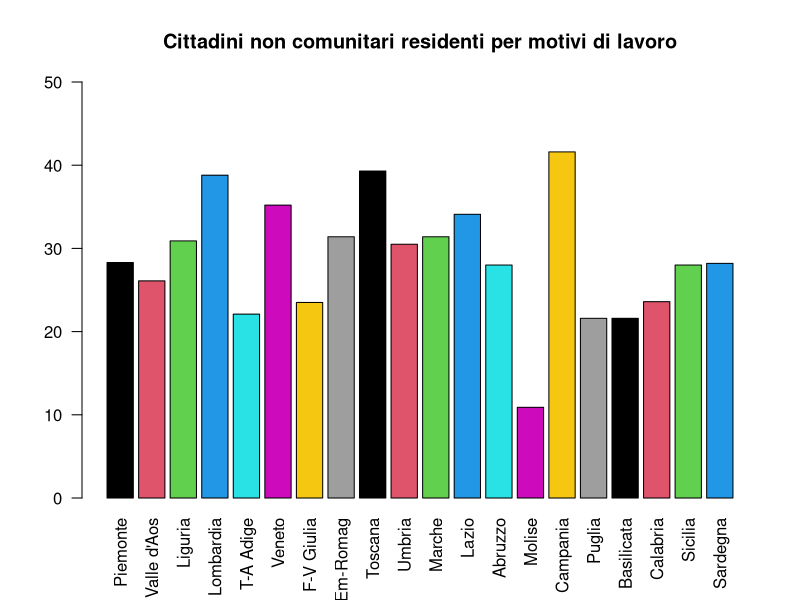
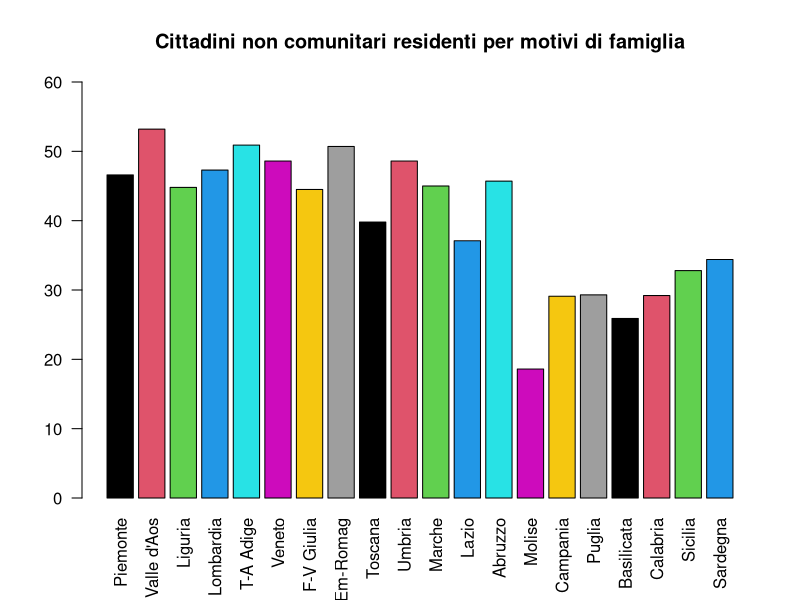
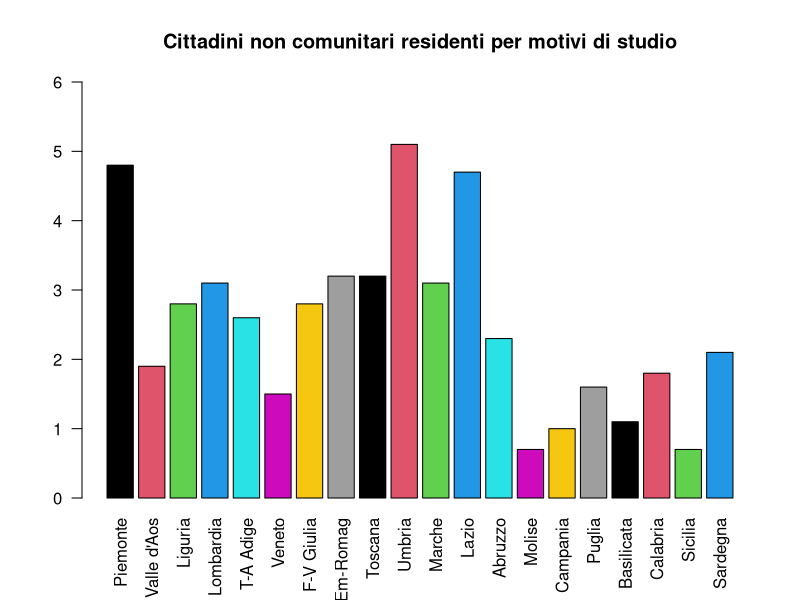
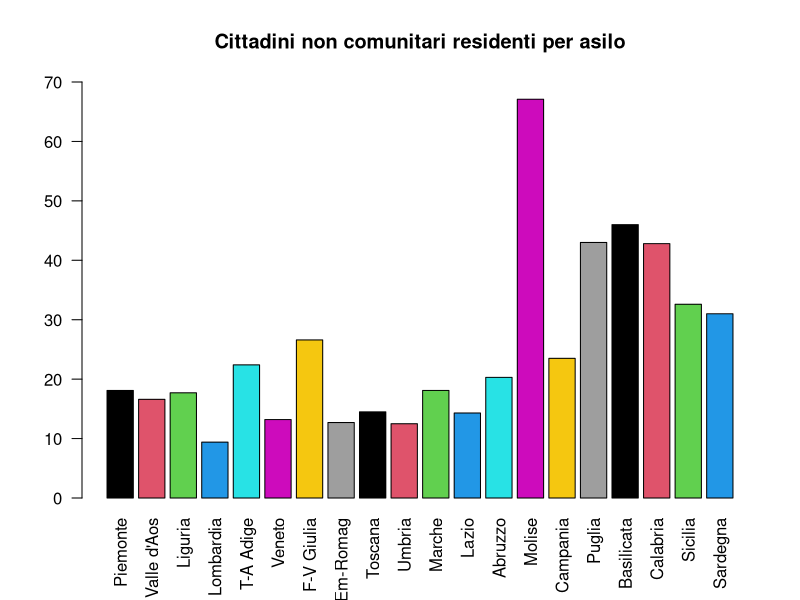
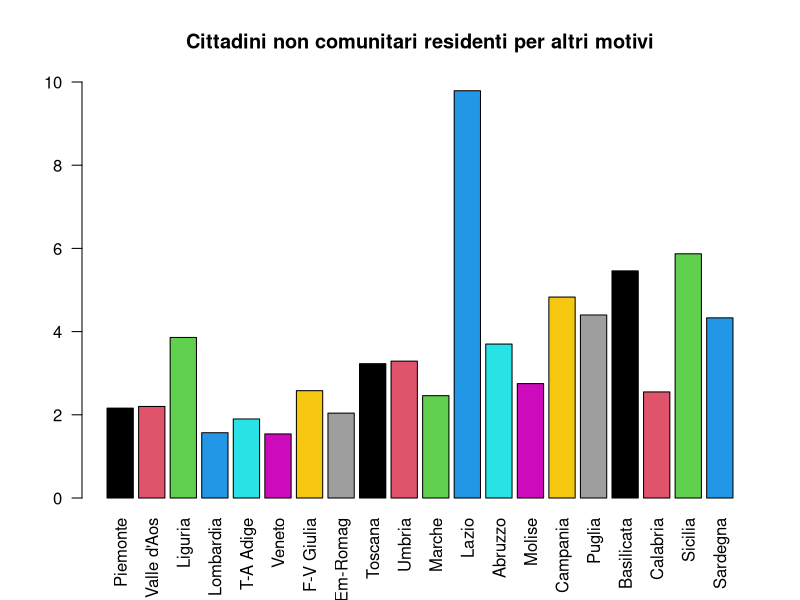
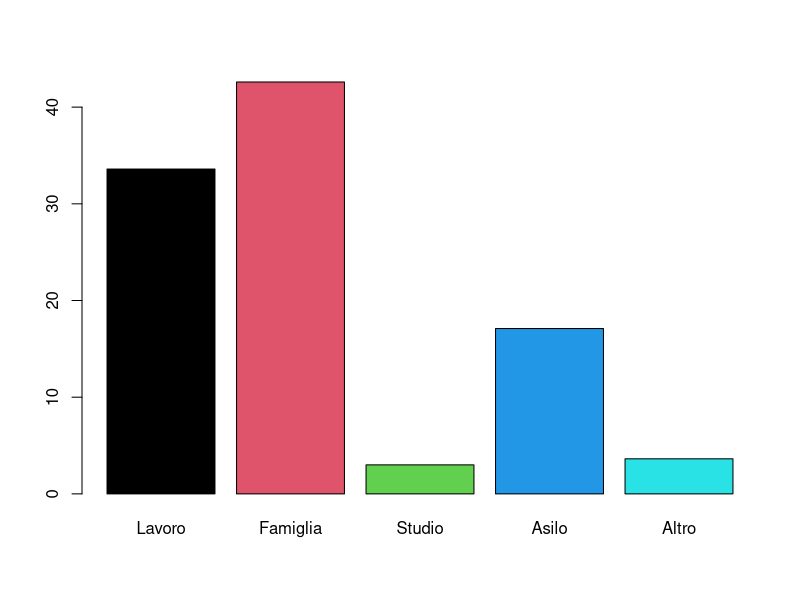
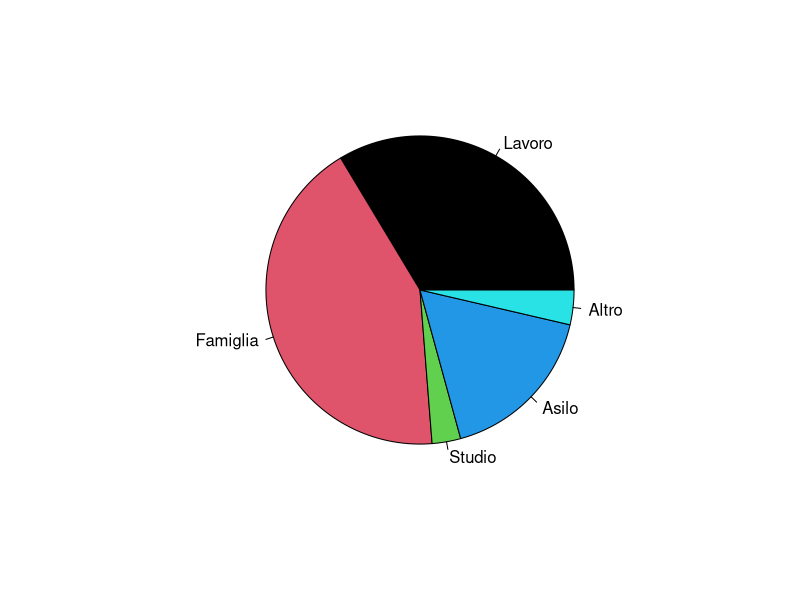
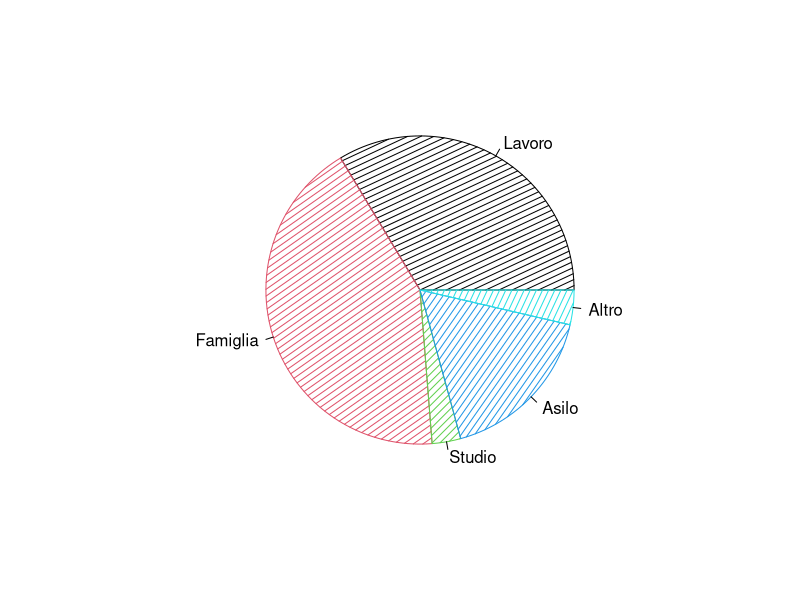

The R source for these figures, in order:
## ---- chunk 1
lavoro <- c(28.3, 26.1, 30.9, 38.8, 22.1, 35.2, 23.5, 31.4, 39.3, 30.5,
            31.4, 34.1, 28.0, 10.9, 41.6, 21.6, 21.6, 23.6, 28.0, 28.2)
famiglia <- c(46.6, 53.2, 44.8, 47.3, 50.9, 48.6, 44.5, 50.7, 39.8, 48.6, 
              45.0, 37.1, 45.7, 18.6, 29.1, 29.3, 25.9, 29.2, 32.8, 34.4)
studio <- c(4.8, 1.9, 2.8, 3.1, 2.6, 1.5, 2.8, 3.2, 3.2, 5.1, 3.1, 4.7, 
            2.3, 0.7, 1.0, 1.6, 1.1, 1.8, 0.7, 2.1)
asilo <- c(18.1, 16.6, 17.7, 9.4, 22.4, 13.2, 26.6, 12.7, 14.5, 12.5, 18.1,
           14.3, 20.3, 67.1, 23.5, 43.0, 46.0, 42.8, 32.6, 31.0)
altro <- c(2.16, 2.20, 3.86, 1.57, 1.90, 1.54, 2.58, 2.04, 3.23, 3.29, 2.46,
           9.79, 3.70, 2.75, 4.83, 4.40, 5.46, 2.55, 5.87, 4.33)
## ---- chunk 2
tabella <- cbind(lavoro, famiglia, studio, asilo, altro)
## ---- chunk 3
rownames(tabella) <- c("Piemonte", "Valle d'Aos", "Liguria",
                       "Lombardia", "T-A Adige","Veneto", 
                       "F-V Giulia", "Em-Romag", "Toscana", 
                       "Umbria", "Marche", "Lazio", "Abruzzo", 
                       "Molise", "Campania", "Puglia", 
                       "Basilicata", "Calabria", "Sicilia", "Sardegna")
tabella
## ---- chunk 4
classi <- c(0, 15, 20, 30, 50, 70)
## ---- chunk 5
table(cut(lavoro, classi))
## ---- chunk 6
table(cut(famiglia, classi))
## ---- chunk 7
table(cut(studio, classi))
## ---- chunk 8
table(cut(asilo, classi))
## ---- chunk 9
table(cut(altro, classi))
## ---- chunk 10
table(cut(lavoro, classi))/length(lavoro)
## ---- chunk 11
table(cut(famiglia, classi))/length(famiglia)
## ---- chunk 12
table(cut(studio, classi))/length(studio)
## ---- chunk 13
table(cut(asilo, classi))/length(asilo)
## ---- chunk 14
table(cut(altro, classi))/length(altro)
## ---- chunk 15
cumsum(table(cut(lavoro, classi)))
## ---- chunk 16
cumsum(table(cut(famiglia, classi)))
## ---- chunk 17
cumsum(table(cut(studio, classi)))
## ---- chunk 18
cumsum(table(cut(asilo, classi)))
## ---- chunk 19
cumsum(table(cut(altro, classi)))
## ---- chunk 20
cumsum(table(cut(lavoro, classi))/length(lavoro))

## ---- chunk 21
cumsum(table(cut(famiglia, classi))/length(famiglia))

## ---- chunk 22
cumsum(table(cut(studio, classi))/length(studio))

## ---- chunk 23
cumsum(table(cut(asilo, classi))/length(asilo))

## ---- chunk 24
cumsum(table(cut(altro, classi))/length(altro))

## ---- chunk 25
barplot(tabella[,1], col=1:20, ylim = c(0, 50), las=2, 
        main = "Cittadini non comunitari residenti per motivi di lavoro")
## ---- chunk 26
barplot(tabella[,2], col=1:20, ylim = c(0,60), las=2, 
        main = "Cittadini non comunitari residenti per motivi di famiglia")
## ---- chunk 27
barplot(tabella[,3], col=1:20, ylim = c(0,6), las=2, 
        main = "Cittadini non comunitari residenti per motivi di studio")
## ---- chunk 28
barplot(tabella[,4], col=1:20, ylim = c(0,70), las=2, 
        main = "Cittadini non comunitari residenti per asilo")
## ---- chunk 29
barplot(tabella[,5], col=1:20, ylim = c(0,10), las=2, 
        main = "Cittadini non comunitari residenti per altri motivi")
## ---- chunk 30
italia <- rbind(c(33.6, 42.6, 3.0, 17.1, 3.63))
colnames(italia) <- c("Lavoro", "Famiglia", "Studio", "Asilo", "Altro") 
barplot(italia[1,], col = 1:5)
## ---- chunk 31
pie(italia[1,], col=1:5)
## ---- chunk 32
pie(italia[1,], density = 18, angle= 15+10*(1:5), col = 1:5)
## ---- chunk 33
tabella[,4,drop=FALSE]
## ---- chunk 34
ordinata <- tabella[order(asilo, decreasing=TRUE),4 , drop = FALSE]
ordinata
## ---- chunk 35
asilo_freqRel <- ordinata[,1]/sum(asilo)
asilo_freqRelCum <- cumsum(asilo_freqRel)
asilo_freqRelCum
## ---- chunk 36
pareto <- barplot(asilo_freqRel, ylim = c(0,1.1), col=1:20, las=2)
lines(pareto, asilo_freqRelCum, type = "b", pch=16)
text(pareto-0.01, asilo_freqRelCum+0.03, paste(format(asilo_freqRelCum *100, digits=2), "%"))
## ---- chunk 37
plot(lavoro, col="blue", ylim = c(8,50), xlab = "Regioni", ylab="Tasso per lavoro")
## ---- chunk 38
plot(lavoro, col="blue", ylim = c(8,50), xlab = "Regioni", ylab="Tasso per lavoro")
lines(lavoro, col="red")
## ---- chunk 39
plot(lavoro, pch="*", ylim = c(0, 90), col="blue", ylab="Tasso", xlab="Indici regioni")
points(famiglia, pch="+", col="red")
points(studio, pch="x", col="green")
points(asilo, pch="o", col="magenta")
points(altro, pch="-", col="black")

legend(1, 90, c("lavoro", "famiglia", "studio", "asilo", "altro"), pch=c("*","+", "x", "o", "-"),
        col = c("blue", "red", "green", "magenta", "black"), ncol = 3)

## ---- chunk 40
h <- hist(famiglia, freq = TRUE, col = 1:5, main="Istogramma per motivi di famiglia", ylab="Frequenza assoluta classi", xlab = "Classi")
## ---- chunk 41
str(h)
## ---- chunk 42
fr <- h$density * 5
fr
## ---- chunk 43
h <- hist(famiglia, freq = TRUE, col = 1:5, main="Istogramma per motivi di famiglia", ylab="Frequenza assoluta classi", xlab = "Classi", breaks = classi)
## ---- chunk 44
quantile(lavoro)
## ---- chunk 45
summary(lavoro)
## ---- chunk 46
boxplot(lavoro, col = "orange", main="Boxplot tasso cittadini non comunitari residenti per motivi di lavoro")
## ---- chunk 47
quantile(famiglia)
## ---- chunk 48
summary(famiglia)
## ---- chunk 49
boxplot(famiglia, col = "red", main="Boxplot tasso cittadini non comunitari residenti per motivi di famiglia")
## ---- chunk 50
quantile(studio)
## ---- chunk 51
summary(studio)
## ---- chunk 52
boxplot(studio, col = "green", main="Boxplot tasso cittadini non comunitari residenti per motivi di studio")
## ---- chunk 53
quantile(asilo)
## ---- chunk 54
summary(asilo)
## ---- chunk 55
boxplot(asilo, col = "yellow",main="Boxplot tasso cittadini non comunitari residenti per motivi di asilo")
## ---- chunk 56
quantile(altro)
## ---- chunk 57
summary(altro)
## ---- chunk 58
boxplot(altro, col = "purple", main="Boxplot tasso cittadini non comunitari residenti per altri motivi")
## ---- chunk 59
boxplot(lavoro, famiglia, studio, asilo, altro, col = c("orange","red","green","yellow", "purple"), names = c("lavoro", "famiglia", "studio", "asilo", "altro"))
## ---- chunk 60
motivi <- data.frame(lavoro, famiglia, studio, asilo, altro)
## ---- chunk 61
pairs(motivi, main="Scatterplot per le coppie di variabili")
## ---- chunk 62
plot(motivi$lavoro, motivi$famiglia, xlab="Lavoro", ylab="Famiglia", main="Motivi di lavoro in relazione ai motivi di famiglia")
## ---- chunk 63
plot(ecdf(famiglia), main = "Funzione di distribuzione empirica discreta")
## ---- chunk 64
plot(ecdf(round(studio, digits = 0)), main="Funzione di distribuzione empirica discreta", col="red")
## ---- chunk 65
classi_empiriche <- c(0,15,25,30,35,40,45,50,55,60,70)

Ffamiglia <- cumsum(table(cut(famiglia, breaks=classi_empiriche, right =FALSE)))/length(famiglia)
Ffamiglia
## ---- chunk 66
Ffamiglia <- c(0, Ffamiglia)
plot(classi_empiriche, Ffamiglia, type = "b", axes = FALSE, main = "Funzione di distribuzione empirica continua", ylab ="Funzione", xlab = "Classi", col = "red")
axis(1, classi_empiriche)
axis(2, format(Ffamiglia, digits=2))
box()
## ---- chunk 67
Flavoro <- cumsum(table(cut(lavoro, breaks=classi_empiriche, right =FALSE)))/length(lavoro)
Flavoro <- c(0, Flavoro)
plot(classi_empiriche, Flavoro, type = "b", axes = FALSE, main = "Funzione di distribuzione empirica continua", ylab ="Funzione", xlab = "Classi", col = "red")
axis(1, classi_empiriche)
axis(2, format(Flavoro, digits=2))
box()
## ---- chunk 68
Fasilo <- cumsum(table(cut(asilo, breaks=classi_empiriche, right =FALSE)))/length(asilo)
Fasilo <- c(0, Fasilo)
plot(classi_empiriche, Fasilo, type = "b", axes = FALSE, main = "Funzione di distribuzione empirica continua", ylab ="Funzione", xlab = "Classi", col = "red")
axis(1, classi_empiriche)
axis(2, format(Fasilo, digits=2))
box()
## ---- chunk 69
classi_empiriche1 <- c(0,2,4,6,8,10)
Fstudio <- cumsum(table(cut(studio, breaks=classi_empiriche1, right =FALSE)))/length(studio)
Fstudio <- c(0, Fstudio)
plot(classi_empiriche1, Fstudio, type = "b", axes = FALSE, main = "Funzione di distribuzione empirica continua", ylab ="Funzione", xlab = "Classi", col = "red")
axis(1, classi_empiriche1)
axis(2, format(Fstudio, digits=2))
box()
## ---- chunk 70
Faltro <- cumsum(table(cut(altro, breaks=classi_empiriche1, right =FALSE)))/length(altro)
Faltro <- c(0, Faltro)
plot(classi_empiriche1, Faltro, type = "b", axes = FALSE, main = "Funzione di distribuzione empirica continua", ylab ="Funzione", xlab = "Classi", col = "red")
axis(1, classi_empiriche1)
axis(2, format(Faltro, digits=2))
box()
## ---- chunk 71
mean(lavoro)
## ---- chunk 72
mean(famiglia)

## ---- chunk 73
mean(studio)
## ---- chunk 74
mean(asilo)
## ---- chunk 75
mean(altro)
## ---- chunk 76
median(lavoro)
## ---- chunk 77
median(famiglia)
## ---- chunk 78
median(studio)
## ---- chunk 79
median(asilo)
## ---- chunk 80
median(altro)
## ---- chunk 81
moda <- function(v){
  y<-table(v)
  z<-which(y==max(y))
  return(c(z))
}
## ---- chunk 82
moda(lavoro)
## ---- chunk 83
moda(famiglia)
## ---- chunk 84
moda(studio)
## ---- chunk 85
moda(asilo)
## ---- chunk 86
moda(altro)
## ---- chunk 87
par(mfrow = c(2,2))
plot(classi_empiriche, Flavoro, type="b", main="Funzione di distribuzione empirica discreta di lavoro", col="red")
abline(h=0.5, lty=2, col="blue")
plot(classi_empiriche, Ffamiglia, type="b", main="Funzione di distribuzione empirica discreta di famiglia", col="red")
abline(h=0.5, lty=2, col="blue")
plot(classi_empiriche, Fasilo, type="b", main="Funzione di distribuzione empirica discreta di asilo", col="red")
abline(h=0.5, lty=2, col="blue")
plot(classi_empiriche1, Fstudio, type="b", main="Funzione di distribuzione empirica discreta di studio", col="red")
abline(h=0.5, lty=2, col="blue")
plot(classi_empiriche1, Faltro, type="b", main="Funzione di distribuzione empirica discreta di altro", col="red")
abline(h=0.5, lty=2, col="blue")
## ---- chunk 88
quantile(lavoro, 0.5, type=1)
## ---- chunk 89
quantile(famiglia, 0.5, type=1)
## ---- chunk 90
quantile(studio, 0.5, type=1)
## ---- chunk 91
quantile(asilo, 0.5, type=1)
## ---- chunk 92
quantile(altro, 0.5, type=1)
## ---- chunk 93
quantile(lavoro)
## ---- chunk 94
quantile(famiglia)
## ---- chunk 95
quantile(studio)
## ---- chunk 96
quantile(asilo)
## ---- chunk 97
quantile(altro)
## ---- chunk 98
tipiquartili <- function(x){
  y<-numeric(0)
  for(i in 1:9){
    y<-rbind(y, c(quantile(x, 0, type=i), quantile(x, 0.25, type=i), quantile(x, 0.5, type=i), quantile(x, 0.75, type=i), quantile(x, 1, type=i)))
  }
  rownames(y) <- paste("type", 1:9)
  y
}
tipiquartili(famiglia)
## ---- chunk 99
var(lavoro)
## ---- chunk 100
var(famiglia)
## ---- chunk 101
var(studio)
## ---- chunk 102
var(asilo)
## ---- chunk 103
var(altro)
## ---- chunk 104
sd(lavoro)
## ---- chunk 105
sd(famiglia)
## ---- chunk 106
sd(studio)
## ---- chunk 107
sd(asilo)
## ---- chunk 108
sd(altro)
## ---- chunk 109
cv <- function(x){
  sd(x)/abs(mean(x))
}
## ---- chunk 110
cv(lavoro)
## ---- chunk 111
cv(famiglia)
## ---- chunk 112
cv(studio)
## ---- chunk 113
cv(asilo)
## ---- chunk 114
cv(altro)
## ---- chunk 115
skw <- function(x){
  n <- length(x)
  m2 <- (n-1)*var(x)/n
  m3 <- (sum((x-mean(x))^3))/n
  m3/(m2^1.5)
}
## ---- chunk 116
skw(lavoro)
## ---- chunk 117
skw(famiglia)
## ---- chunk 118
skw(studio)
## ---- chunk 119
skw(asilo)
## ---- chunk 120
skw(altro)
## ---- chunk 121
curt <- function(x){
  n<-length(x)
  m2<-(n-1)*var(x)/n
  m4<-(sum((x-mean(x))^4))/n
  m4/(m2^2) - 3
}
## ---- chunk 122
curt(lavoro)
## ---- chunk 123
curt(famiglia)
## ---- chunk 124
curt(studio)
## ---- chunk 125
curt(asilo)
## ---- chunk 126
curt(altro)
## ---- chunk 127
plot(famiglia, asilo, main="Asilo in funzione di famiglia", xlab="Famiglia", ylab = "Asilo")
abline(v=median(famiglia), lty=1, col="magenta")
abline(v=mean(famiglia), lty=2, col="blue")
abline(h=median(asilo), lty=1, col="magenta")
abline(h=mean(asilo), lty=2, col="blue")
## ---- chunk 128
cov(famiglia, asilo)
## ---- chunk 129
cor(famiglia, asilo)
## ---- chunk 130
plot(famiglia, asilo, main = "Retta di regressione", xlab="Famiglia", ylab="Asilo", col="red")
abline(lm(asilo~famiglia), col="blue")
## ---- chunk 131
beta <- (sd(asilo)/sd(famiglia)) * cor(famiglia,asilo)
alpha <- mean(asilo) - beta*mean(famiglia)

c(alpha,beta)
## ---- chunk 132
linearmodel <- lm(asilo~famiglia)
linearmodel
## ---- chunk 133
fitted(lm(asilo~famiglia))
## ---- chunk 134
resid(lm(asilo~famiglia))
## ---- chunk 135
linearmodel$residuals
## ---- chunk 136
median(linearmodel$residuals)
## ---- chunk 137
var(linearmodel$residuals)
## ---- chunk 138
sd(linearmodel$residuals)
## ---- chunk 139
plot(famiglia, asilo, main = "Retta di regressione", xlab="Famiglia", ylab="Asilo", col="red")
abline(lm(asilo~famiglia), col="blue")
stime <- fitted(lm(asilo~famiglia))
segments(famiglia, stime, famiglia, asilo, col="magenta")
## ---- chunk 140
residui <- resid(lm(asilo~famiglia))
plot(famiglia, residui, main = "Diagramma dei residui", xlab="Famiglia", ylab="Residui", pch=9, col="red" )
abline(h=0, col="blue", lty=2)
## ---- chunk 141
residuistandard <- residui/sd(residui)
residuistandard
## ---- chunk 142
plot(stime, residuistandard, main = "Residui standard rispetto ai valori stimati", xlab="Valori stimati", ylab="Residui standard", pch=5, col="red")
abline(h=0, col="blue", lty=2)
## ---- chunk 143
(cor(famiglia, asilo))^2
## ---- chunk 144
summary(lm(asilo~famiglia))$r.square
## ---- chunk 145
cov(motivi)
## ---- chunk 146
cor(motivi)
## ---- chunk 147
multiplelinearmodel <- lm(lavoro ~ famiglia + studio + asilo + altro) 
multiplelinearmodel$coefficients
## ---- chunk 148
stimemult <- fitted(lm(lavoro ~ famiglia + studio + asilo + altro))
stimemult
## ---- chunk 149
residuimult <- resid(lm(lavoro ~ famiglia + studio + asilo + altro))
residuimult
## ---- chunk 150
median(multiplelinearmodel$residuals)
## ---- chunk 151
var(multiplelinearmodel$residuals)
## ---- chunk 152
sd(multiplelinearmodel$residuals)
## ---- chunk 153
residuimultstandard <- residuimult/sd(residuimult)
residuimultstandard
## ---- chunk 154
plot(stimemult,residuimultstandard, main="Residui standard rispetto ai valori stimati", ylab="Residui standard", xlab="Valori Stimati", pch=5, col="red")
abline(h=0, col="blue", lty=2)
## ---- chunk 155
summary(lm(lavoro ~ famiglia+studio+asilo+altro))$r.square
## ---- chunk 156
plot(lavoro, asilo, main="Scatterplot", xlab="Lavoro", ylab="Asilo")
## ---- chunk 157
summary(lm(asilo ~ lavoro))$r.square
## ---- chunk 158
pol <- lm(asilo~lavoro+I(lavoro^2))
pol
## ---- chunk 159

alphapol <- pol$coefficients[[1]]
betapol <- pol$coefficients[[2]]
gammapol <- pol$coefficients[[3]]

c(alphapol, betapol, gammapol)

## ---- chunk 160
summary(lm(asilo~lavoro+I(lavoro^2)))$r.square
## ---- chunk 161
plot(lavoro, asilo, main="Scatterplot con curva", xlab="Lavoro", ylab="Asilo", col = "red")
curve(alphapol+betapol*x+gammapol*x^2, add = TRUE)
## ---- chunk 162
tabellaScalata <- scale(tabella)
tabellaScalata
## ---- chunk 163
dist(tabella, method="euclidean", diag=FALSE, upper=FALSE)
## ---- chunk 164
x <- tabella[1:5, 1:5]
x
## ---- chunk 165
dist(x, method = "manhattan", diag = FALSE, upper=FALSE)
## ---- chunk 166
dist(x, method = "maximum", diag = FALSE, upper=FALSE)
## ---- chunk 167
dist(x, method = "minkowski", 4, diag = FALSE, upper=FALSE)
## ---- chunk 168
dist(x, method = "canberra", diag = FALSE, upper=FALSE)
## ---- chunk 169
km <- kmeans(tabella, centers = 4, iter.max = 25, nstart = 10)
km
## ---- chunk 170
km$totss
## ---- chunk 171
km$tot.withinss
## ---- chunk 172
km$betweenss
## ---- chunk 173
km$betweenss/km$totss
## ---- chunk 174
d<-dist(tabella, method="euclidean", diag = TRUE, upper = TRUE)
d2 <- d^2
tree <- hclust(d2, method = "centroid")
taglio <- cutree(tree, k = 4, h = NULL)
tagliolist <- list(taglio)
centroidiIniziali <- aggregate(tabella, tagliolist, mean)[,-1]
kmeans(tabella, centers = centroidiIniziali, iter.max = 25)
## ---- chunk 175
d <- dist(tabella, method = "euclidean", diag = TRUE, upper = FALSE)
hls <- hclust(d, method = "single")
str(hls)
## ---- chunk 176
plot(hls, hang = -1, xlab = "Metodo gerarchico agglomerativo", sub="del legame singolo")
axis(side = 4, at= round(c(0, hls$height), 2))
## ---- chunk 177
plot(c(0, hls$height), seq(20, 1), type = "b", main = "Screenplot", xlab = "Distanza di aggregazione", ylab = "Numero di cluster", col = "red")
## ---- chunk 178
hls$height
## ---- chunk 179
plot(hls, hang = -1, xlab = "Metodo gerarchico agglomerativo", sub="del legame singolo")
axis(side = 4, at= round(c(0, hls$height), 2))
rect.hclust(hls, k=2)
## ---- chunk 180
cutree(hls, k=2)
## ---- chunk 181
n <- nrow(tabella)
trHI <- (n-1) * sum(apply(tabella, 2, var))
trHI
## ---- chunk 182
d <- dist(tabella, method="euclidean", diag = TRUE, upper=TRUE)
d2<-d^2
tree <- hclust(d2, method = "single")
taglio <-cutree(tree, k=2, h=NULL)
num <- table(taglio)
tagliolist <- list(taglio)

agvar <- aggregate(tabella, tagliolist, var)[,-1]

trH1<-(num[[1]]-1) * sum(agvar[1,])
if(is.na(trH1))
  trH1 <- 0

trH2<-(num[[2]]-1) * sum(agvar[2,])
if(is.na(trH2))
  trH2 <- 0

trS <- trH1 + trH2

trB <- trHI-trH1-trH2
trB
trB/trHI
## ---- chunk 183
d <- dist(tabella, method="euclidean", diag = TRUE, upper=TRUE)
d2<-d^2
tree <- hclust(d2, method = "single")
taglio <-cutree(tree, k=3, h=NULL)
num <- table(taglio)
tagliolist <- list(taglio)

agvar <- aggregate(tabella, tagliolist, var)[,-1]

trH1<-(num[[1]]-1) * sum(agvar[1,])
if(is.na(trH1))
  trH1 <- 0

trH2<-(num[[2]]-1) * sum(agvar[2,])
if(is.na(trH2))
  trH2 <- 0

trH3<-(num[[3]]-1) * sum(agvar[3,])
if(is.na(trH3))
  trH3 <- 0

trS <- trH1 + trH2 + trH3 

trB <- trHI-trH1-trH2-trH3
trB/trHI
## ---- chunk 184
d <- dist(tabella, method="euclidean", diag = TRUE, upper=TRUE)
d2<-d^2
tree <- hclust(d2, method = "single")
taglio <-cutree(tree, k=4, h=NULL)
num <- table(taglio)
tagliolist <- list(taglio)

agvar <- aggregate(tabella, tagliolist, var)[,-1]

trH1<-(num[[1]]-1) * sum(agvar[1,])
if(is.na(trH1))
  trH1 <- 0

trH2<-(num[[2]]-1) * sum(agvar[2,])
if(is.na(trH2))
  trH2 <- 0

trH3<-(num[[3]]-1) * sum(agvar[3,])
if(is.na(trH3))
  trH3 <- 0

trH4<-(num[[4]]-1) * sum(agvar[4,])
if(is.na(trH4))
  trH4 <- 0

trS <- trH1 + trH2 + trH3 + trH4

trB <- trHI-trH1-trH2-trH3-trH4
trB/trHI
## ---- chunk 185
d <- dist(tabella, method = "euclidean", diag = TRUE, upper = FALSE)
hlc <- hclust(d, method = "complete")
str(hlc)
## ---- chunk 186
plot(hlc, hang = -1, xlab = "Metodo gerarchico agglomerativo", sub="del legame completo")
axis(side = 4, at= round(c(0, hlc$height), 2))
## ---- chunk 187
plot(c(0, hlc$height), seq(20, 1), type = "b", main = "Screenplot", xlab = "Distanza di aggregazione", ylab = "Numero di cluster", col = "red")
## ---- chunk 188
hlc$height
## ---- chunk 189
plot(hlc, hang = -1, xlab = "Metodo gerarchico agglomerativo", sub="del legame completo")
axis(side = 4, at= round(c(0, hlc$height), 2))
rect.hclust(hlc, k=2)
## ---- chunk 190
cutree(hlc, k=2)
## ---- chunk 191
d <- dist(tabella, method="euclidean", diag = TRUE, upper=TRUE)
d2<-d^2
tree <- hclust(d2, method = "complete")
taglio <-cutree(tree, k=2, h=NULL)
num <- table(taglio)
tagliolist <- list(taglio)

agvar <- aggregate(tabella, tagliolist, var)[,-1]

trH1<-(num[[1]]-1) * sum(agvar[1,])
if(is.na(trH1))
  trH1 <- 0

trH2<-(num[[2]]-1) * sum(agvar[2,])
if(is.na(trH2))
  trH2 <- 0

trS <- trH1 + trH2 

trB <- trHI-trH1-trH2
trB/trHI
## ---- chunk 192
d <- dist(tabella, method="euclidean", diag = TRUE, upper=TRUE)
d2<-d^2
tree <- hclust(d2, method = "complete")
taglio <-cutree(tree, k=3, h=NULL)
num <- table(taglio)
tagliolist <- list(taglio)

agvar <- aggregate(tabella, tagliolist, var)[,-1]

trH1<-(num[[1]]-1) * sum(agvar[1,])
if(is.na(trH1))
  trH1 <- 0

trH2<-(num[[2]]-1) * sum(agvar[2,])
if(is.na(trH2))
  trH2 <- 0

trH3<-(num[[3]]-1) * sum(agvar[3,])
if(is.na(trH3))
  trH3 <- 0

trS <- trH1 + trH2 + trH3 

trB <- trHI-trH1-trH2-trH3
trB/trHI
## ---- chunk 193
d <- dist(tabella, method="euclidean", diag = TRUE, upper=TRUE)
d2<-d^2
tree <- hclust(d2, method = "complete")
taglio <-cutree(tree, k=4, h=NULL)
num <- table(taglio)
tagliolist <- list(taglio)

agvar <- aggregate(tabella, tagliolist, var)[,-1]

trH1<-(num[[1]]-1) * sum(agvar[1,])
if(is.na(trH1))
  trH1 <- 0

trH2<-(num[[2]]-1) * sum(agvar[2,])
if(is.na(trH2))
  trH2 <- 0

trH3<-(num[[3]]-1) * sum(agvar[3,])
if(is.na(trH3))
  trH3 <- 0

trH4<-(num[[4]]-1) * sum(agvar[4,])
if(is.na(trH4))
  trH4 <- 0

trS <- trH1 + trH2 + trH3 + trH4

trB <- trHI-trH1-trH2-trH3-trH4
trB/trHI
## ---- chunk 194
cutree(hlc, k=4, h=NULL)
## ---- chunk 195
d <- dist(tabella, method = "euclidean", diag = TRUE, upper = FALSE)
hlm <- hclust(d, method = "average")
str(hlm)
## ---- chunk 196
plot(hlm, hang = -1, xlab = "Metodo gerarchico agglomerativo", sub="del legame medio")
axis(side = 4, at= round(c(0, hlm$height), 2))
## ---- chunk 197
plot(c(0, hlm$height), seq(20, 1), type = "b", main = "Screenplot", xlab = "Distanza di aggregazione", ylab = "Numero di cluster", col = "red")
## ---- chunk 198
hlm$height
## ---- chunk 199
plot(hlm, hang = -1, xlab = "Metodo gerarchico agglomerativo", sub="del legame medio")
axis(side = 4, at= round(c(0, hlm$height), 2))
rect.hclust(hlm, k=2)
## ---- chunk 200
cutree(hlm, k=2)
## ---- chunk 201
d <- dist(tabella, method="euclidean", diag = TRUE, upper=TRUE)
d2<-d^2
tree <- hclust(d2, method = "average")
taglio <-cutree(tree, k=2, h=NULL)
num <- table(taglio)
tagliolist <- list(taglio)

agvar <- aggregate(tabella, tagliolist, var)[,-1]

trH1<-(num[[1]]-1) * sum(agvar[1,])
if(is.na(trH1))
  trH1 <- 0

trH2<-(num[[2]]-1) * sum(agvar[2,])
if(is.na(trH2))
  trH2 <- 0

trS <- trH1 + trH2 

trB <- trHI-trH1-trH2
trB/trHI
## ---- chunk 202
d <- dist(tabella, method="euclidean", diag = TRUE, upper=TRUE)
d2<-d^2
tree <- hclust(d2, method = "average")
taglio <-cutree(tree, k=3, h=NULL)
num <- table(taglio)
tagliolist <- list(taglio)

agvar <- aggregate(tabella, tagliolist, var)[,-1]

trH1<-(num[[1]]-1) * sum(agvar[1,])
if(is.na(trH1))
  trH1 <- 0

trH2<-(num[[2]]-1) * sum(agvar[2,])
if(is.na(trH2))
  trH2 <- 0

trH3<-(num[[3]]-1) * sum(agvar[3,])
if(is.na(trH3))
  trH3 <- 0

trS <- trH1 + trH2 + trH3 

trB <- trHI-trH1-trH2-trH3
trB/trHI
## ---- chunk 203
d <- dist(tabella, method="euclidean", diag = TRUE, upper=TRUE)
d2<-d^2
tree <- hclust(d2, method = "average")
taglio <-cutree(tree, k=4, h=NULL)
num <- table(taglio)
tagliolist <- list(taglio)

agvar <- aggregate(tabella, tagliolist, var)[,-1]

trH1<-(num[[1]]-1) * sum(agvar[1,])
if(is.na(trH1))
  trH1 <- 0

trH2<-(num[[2]]-1) * sum(agvar[2,])
if(is.na(trH2))
  trH2 <- 0

trH3<-(num[[3]]-1) * sum(agvar[3,])
if(is.na(trH3))
  trH3 <- 0

trH4<-(num[[4]]-1) * sum(agvar[4,])
if(is.na(trH4))
  trH4 <- 0

trS <- trH1 + trH2 + trH3 + trH4

trB <- trHI-trH1-trH2-trH3-trH4
trB/trHI
## ---- chunk 204
cutree(hlm, k=4, h=NULL)
## ---- chunk 205
d <- dist(tabella, method = "euclidean", diag = TRUE, upper = FALSE)
d2 <- d^2
hlcentroid <- hclust(d2, method = "centroid")
str(hlcentroid)
## ---- chunk 206
plot(hlcentroid, hang = -1, xlab = "Metodo gerarchico agglomerativo", sub="del centroide")
axis(side = 4, at= round(c(0, hlcentroid$height), 2))
## ---- chunk 207
d <- dist(tabella, method="euclidean", diag = TRUE, upper=TRUE)
d2<-d^2
tree <- hclust(d2, method = "centroid")
taglio <-cutree(tree, k=2, h=NULL)
num <- table(taglio)
tagliolist <- list(taglio)

agvar <- aggregate(tabella, tagliolist, var)[,-1]

trH1<-(num[[1]]-1) * sum(agvar[1,])
if(is.na(trH1))
  trH1 <- 0

trH2<-(num[[2]]-1) * sum(agvar[2,])
if(is.na(trH2))
  trH2 <- 0

trS <- trH1 + trH2 

trB <- trHI-trH1-trH2
trB/trHI
## ---- chunk 208
d <- dist(tabella, method="euclidean", diag = TRUE, upper=TRUE)
d2<-d^2
tree <- hclust(d2, method = "centroid")
taglio <-cutree(tree, k=3, h=NULL)
num <- table(taglio)
tagliolist <- list(taglio)

agvar <- aggregate(tabella, tagliolist, var)[,-1]

trH1<-(num[[1]]-1) * sum(agvar[1,])
if(is.na(trH1))
  trH1 <- 0

trH2<-(num[[2]]-1) * sum(agvar[2,])
if(is.na(trH2))
  trH2 <- 0

trH3<-(num[[3]]-1) * sum(agvar[3,])
if(is.na(trH3))
  trH3 <- 0

trS <- trH1 + trH2 + trH3 

trB <- trHI-trH1-trH2-trH3
trB/trHI
## ---- chunk 209
d <- dist(tabella, method="euclidean", diag = TRUE, upper=TRUE)
d2<-d^2
tree <- hclust(d2, method = "centroid")
taglio <-cutree(tree, k=4, h=NULL)
num <- table(taglio)
tagliolist <- list(taglio)

agvar <- aggregate(tabella, tagliolist, var)[,-1]

trH1<-(num[[1]]-1) * sum(agvar[1,])
if(is.na(trH1))
  trH1 <- 0

trH2<-(num[[2]]-1) * sum(agvar[2,])
if(is.na(trH2))
  trH2 <- 0

trH3<-(num[[3]]-1) * sum(agvar[3,])
if(is.na(trH3))
  trH3 <- 0

trH4<-(num[[4]]-1) * sum(agvar[4,])
if(is.na(trH4))
  trH4 <- 0

trS <- trH1 + trH2 + trH3 + trH4

trB <- trHI-trH1-trH2-trH3-trH4
trB/trHI
## ---- chunk 210
cutree(hlm, k=4, h=NULL)
## ---- chunk 211
d <- dist(tabella, method = "euclidean", diag = TRUE, upper = FALSE)
d2 <- d^2
hlmedian <- hclust(d2, method = "median")
str(hlmedian)
## ---- chunk 212
plot(hlmedian, hang = -1, xlab = "Metodo gerarchico agglomerativo", sub="della mediana")
axis(side = 4, at= round(c(0, hlmedian$height), 2))
## ---- chunk 213
d <- dist(tabella, method="euclidean", diag = TRUE, upper=TRUE)
d2<-d^2
tree <- hclust(d2, method = "median")
taglio <-cutree(tree, k=2, h=NULL)
num <- table(taglio)
tagliolist <- list(taglio)

agvar <- aggregate(tabella, tagliolist, var)[,-1]

trH1<-(num[[1]]-1) * sum(agvar[1,])
if(is.na(trH1))
  trH1 <- 0

trH2<-(num[[2]]-1) * sum(agvar[2,])
if(is.na(trH2))
  trH2 <- 0

trS <- trH1 + trH2 

trB <- trHI-trH1-trH2
trB/trHI
## ---- chunk 214
d <- dist(tabella, method="euclidean", diag = TRUE, upper=TRUE)
d2<-d^2
tree <- hclust(d2, method = "median")
taglio <-cutree(tree, k=3, h=NULL)
num <- table(taglio)
tagliolist <- list(taglio)

agvar <- aggregate(tabella, tagliolist, var)[,-1]

trH1<-(num[[1]]-1) * sum(agvar[1,])
if(is.na(trH1))
  trH1 <- 0

trH2<-(num[[2]]-1) * sum(agvar[2,])
if(is.na(trH2))
  trH2 <- 0

trH3<-(num[[3]]-1) * sum(agvar[3,])
if(is.na(trH3))
  trH3 <- 0

trS <- trH1 + trH2 + trH3 

trB <- trHI-trH1-trH2-trH3
trB/trHI
## ---- chunk 215
d <- dist(tabella, method="euclidean", diag = TRUE, upper=TRUE)
d2<-d^2
tree <- hclust(d2, method = "median")
taglio <-cutree(tree, k=4, h=NULL)
num <- table(taglio)
tagliolist <- list(taglio)

agvar <- aggregate(tabella, tagliolist, var)[,-1]

trH1<-(num[[1]]-1) * sum(agvar[1,])
if(is.na(trH1))
  trH1 <- 0

trH2<-(num[[2]]-1) * sum(agvar[2,])
if(is.na(trH2))
  trH2 <- 0

trH3<-(num[[3]]-1) * sum(agvar[3,])
if(is.na(trH3))
  trH3 <- 0

trH4<-(num[[4]]-1) * sum(agvar[4,])
if(is.na(trH4))
  trH4 <- 0

trS <- trH1 + trH2 + trH3 + trH4

trB <- trHI-trH1-trH2-trH3-trH4
trB/trHI
## ---- chunk 216
cutree(hlm, k=4, h=NULL)
